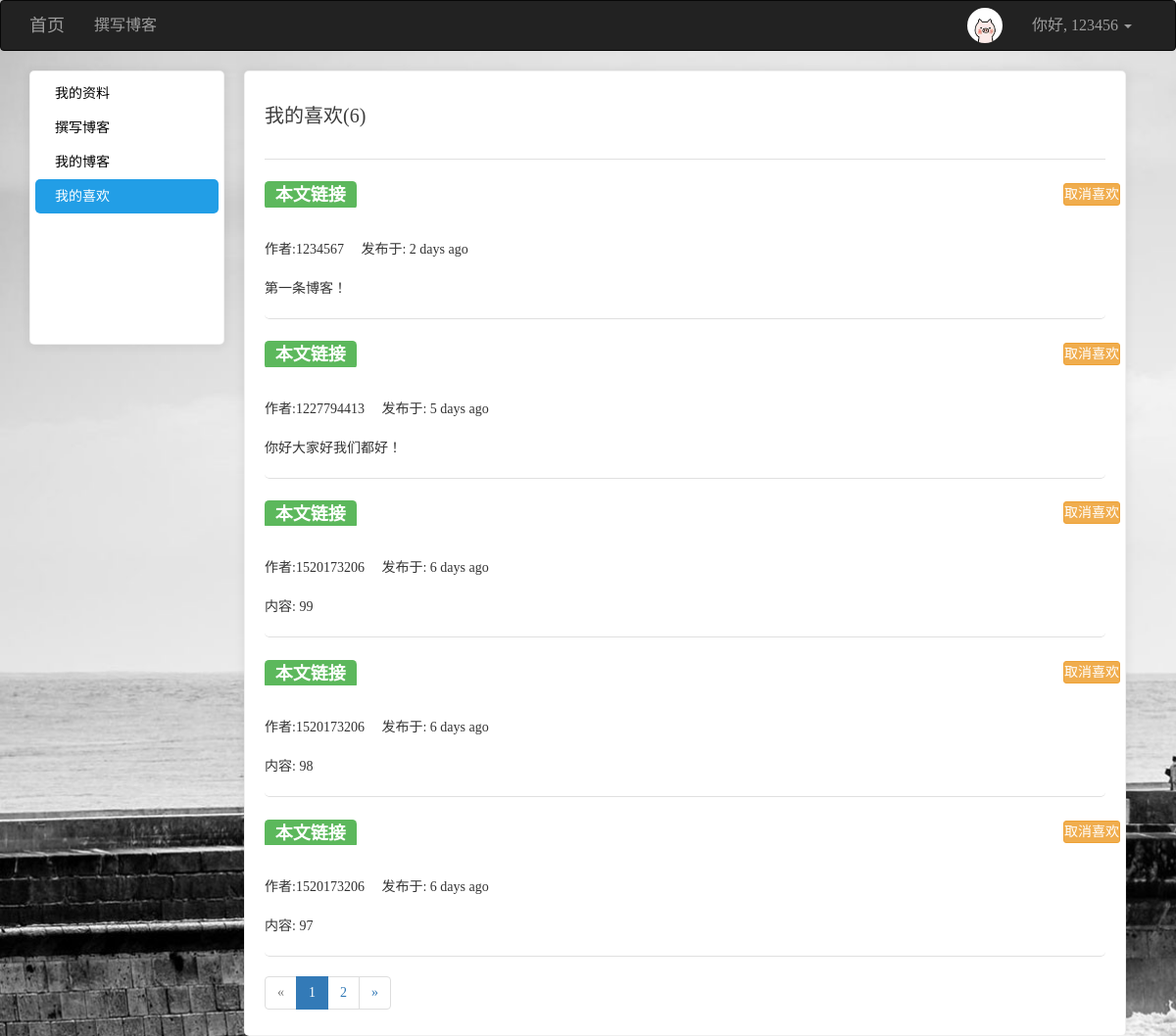
Page /user/my_fav/123456 (signed in) on the committed database.
### app/models/users.py (models this page shows, shortened)
class User(UserMixin, db.Model):
    __tablename__ = 'users'
    id = db.Column(db.Integer, primary_key=True)
    username = db.Column(db.String(64), unique=True)
    password_hash = db.Column(db.String(128))
    email = db.Column(db.String(128), unique=True)
    confirmed = db.Column(db.Boolean, default=False)
    icon = db.Column(db.String(64), default='default.jpg')
    name = db.Column(db.String(64))
    location = db.Column(db.String(64))
    about_me = db.Column(db.Text())
    member_since = db.Column(db.DateTime(), default=datetime.utcnow)
    last_seen = db.Column(db.DateTime(), default=datetime.utcnow)
    posts = db.relationship('Posts', backref='user', lazy='dynamic', cascade='all, delete-orphan')
    favorites = db.relationship('Posts', secondary="collections", backref=db.backref('users', lazy='dynamic'), lazy='dynamic')
    comments = db.relationship('Comment', backref='user', lazy='dynamic', cascade='all, delete-orphan')
    @property
    def password(self):
        raise AttributeError('密码不可读')
    def is_favorite(self, pid):
        favorites = self.favorites.all()
        posts = list(filter(lambda p: p.id == pid, favorites))
        if len(posts) > 0:
            return True
        else:
            return False
    def ping(self):
        self.last_seen = datetime.utcnow()
        db.session.add(self)
        db.session.commit()

### app/models/posts.py (models this page shows, shortened)
class Posts(db.Model):
    __tablename__ = 'posts'
    id = db.Column(db.Integer, primary_key=True)
    rid = db.Column(db.Integer, index=True, default=0)
    content = db.Column(db.Text)
    timestamp = db.Column(db.DateTime, default=datetime.utcnow)
    uid = db.Column(db.Integer, db.ForeignKey('users.id', ondelete='CASCADE'))
    comments = db.relationship('Comment', backref='post', lazy='dynamic', cascade='all, delete-orphan')
    body_html = db.Column(db.Text)
    body_text = db.Column(db.Text)

### app/views/user.py (the view)
@user.route('/my_fav/<username>')
def my_fav(username):
    u = User.query.filter_by(username=username).first_or_404()
    page = request.args.get('page', 1, type=int)  # 用户想查看第几页
    pagination = u.favorites.order_by(Posts.timestamp.desc()).paginate(page, per_page=5, error_out=False)
    posts = pagination.items
    return render_template('user/myCollection.html', user=u, posts=posts, pagination=pagination)

### app/models/users.py (called while the page is built)
@loginmanager.user_loader
def user_loader(uid):
    return User.query.get(int(uid))

### app/views/user.py (called while the page is built)
@user.before_app_request
def before_request():
    if current_user.is_authenticated:
        current_user.ping()

### app/templates/user/myCollection.html (shortened to what this page needs)
{% extends 'commons/base.html' %}
{% from 'commons/macro.html' import pagination_show %}
{% block styles %}
    {{ super() }}
{% endblock %}
{% block page_content %}
    <div class="left_cont" style="background: white" >
        <ul>
            <li class="side1"><a href="{{ url_for('user.index', username=user.username) }}" class="aside">{% if current_user.username == user.username %}我{% else %}Ta{% endif %}的资料</a></li>
            {% if current_user.username == user.username %}
                <li class="side2"><a href="{{ url_for('posts.index') }}" class="aside">撰写博客</a></li>
            {% endif %}
            <li class="side3"><a href="{{ url_for('user.my_blog', username=user.username) }}">{% if current_user.username == user.username %}我{% else %}Ta{% endif %}的博客</a></li>
            <li class="side4"><a href="{{ url_for('user.my_fav', username=user.username) }}">{% if current_user.username == user.username %}我{% else %}Ta{% endif %}的喜欢</a></li>
        </ul>
    </div>
    <div class="right_cont" style="background: white; border: 1px solid rgba(0, 0, 0, .06); padding: 0 20px; box-shadow: 0 1px 10px 2px rgba(0, 0, 0, .06); border-radius: 5px">
        <h3>{% if current_user.username == user.username %}我{% else %}Ta{% endif %}的喜欢({{ user.favorites.count() }})</h3>
        <div class="book">
            <ul class=entries>
                {% for post in posts %}
                    <li>
                        <h1>
                            <a target="_blank" href="{{ url_for('posts.post_show', id=post.id) }}"><span class="label label-success">本文链接</span></a>
                        </h1>
                        {% if current_user.is_authenticated %}
                            {% if current_user.username != post.user.username %}
                                <span class="btn btn-warning btn-sm" style="font-size: 14px; padding: 0px; position: relative; left: 95%; top: -35px">
                                    <span class="collect" url="{{ url_for('posts.collect', pid=post.id) }}">
                                        {% if current_user.is_favorite(post.id) %}
                                            取消喜欢
                                        {% else %}
                                            喜欢
                                        {% endif %}
                                    </span>
                                </span>
                            {% endif %}
                        {% endif %}<br>
                        <span>作者:{{ post.user.username }}</span>&nbsp;&nbsp;&nbsp;&nbsp;&nbsp;<span>发布于: {{ moment(post.timestamp).fromNow() }}</span>
                        <p style="overflow: hidden; text-overflow: ellipsis; word-break: break-all">
                            {% if post.body_html %}
                                {{ post.body_text }}
                            {% else %}
                                {{ post.content }}
                            {% endif %}
                        </p>
                    </li>
                {% endfor %}
                {{ pagination_show(pagination,'user.my_fav',user.username) }}
            </ul>
        </div>
    </div>
{% endblock %}

### app/templates/commons/base.html (shortened to what this page needs)
{% extends 'bootstrap/base.html' %}
{% import 'bootstrap/wtf.html' as wtf %}
{% block navbar %}
    <nav class="navbar navbar-inverse" style="-webkit-user-select: none; font-size: 16px;">
        <div class="container">
            <div class="navbar-header">
                <a class="navbar-brand" href="{{ url_for('main.index') }}">首页</a>
            </div>
            <div class="collapse navbar-collapse">
                <ul class="nav navbar-nav">
                    {% if current_user.is_authenticated %}
                        <li><a href="{{ url_for('posts.index') }}">撰写博客</a></li>
                    {% endif %}
                </ul>
                <ul class="nav navbar-nav navbar-right">
                    {% if current_user.is_authenticated %}
                        <li>
                            <a href="{{ url_for('user.index', username=current_user.username) }}">
                                <img style="width: 36px; height: 36px; border-radius: 50%; float: left; margin-top: -8px" src="{{ url_for('static', filename='uploads/' + current_user.icon) }}" alt="...">
                            </a>
                        </li>
                        <li class="dropdown">
                            <a href="#" class="dropdown-toggle" data-toggle="dropdown" role="button" aria-haspopup="true"
                               aria-expanded="false">你好, {{ current_user.username }} <span class="caret"></span></a>
                        </li>
                    {% else %}
                        <li><a href="{{ url_for('user.register') }}">注册</a></li>
                        <li><a href="{{ url_for('user.login') }}">登录</a></li>
                    {% endif %}
                </ul>
            </div>
        </div>
    </nav>
{% endblock %}
{% block content %}
    <div class="container">
        {% block page_content %}
        {% endblock %}
    </div>
{% endblock %}
{% block styles %}
    {{ super() }}
{% endblock %}

### app/templates/commons/base.html (style rules this page uses)
body { font-family: "田氏宋体旧字形"; -webkit-user-select: none; background-image: url(/images/1214885.jpg); -webkit-background-size: cover; -o-background-size: cover; background-size: cover; z-index: -2; }

### app/templates/user/myCollection.html (style rules this page uses)
.left_cont { width: 199px;height:280px;float: left; border: 1px solid rgba(0, 0, 0, .06); padding: 5px; box-shadow: 0 1px 10px 2px rgba(0, 0, 0, .06); border-radius: 5px }
.right_cont { width: 900px;margin: 0 20px; margin-bottom: 30px; display: inline-block }
h3 { font-size: 20px;color: #3d3d3d;height: 90px;line-height: 90px;border-bottom: 1px solid #e0e0e0;margin: 0; }
li, ul { padding: 0;margin: 0;list-style: none; border-radius: 5px }
.side1 a,.side2 a,.side3 a,.side4 a { font-size: 14px; color: black;display: inline-block;height: 35px;line-height: 35px;width: 100%; padding-left: 20px }
.side4 { background-color: #229EE6; }
.side4 a { color: white; }
.book { width: 100%; display: inline-block }
.book h1 { font-size: 24px;line-height: 1.2em; }
.book li { width: 100%; border-bottom: 1px solid #e0e0e0; margin-top: 20px }
h1 a { color: #428bca;text-decoration: none;display: -webkit-box;-webkit-box-orient: vertical;-webkit-line-clamp: 2;overflow: hidden; }
p { margin:20px 0 20px 0;display: -webkit-box;-webkit-box-orient: vertical;-webkit-line-clamp: 3;overflow: hidden; }

### rows in the picture
User: icon (picture), username "123456"
Posts: shows "取消喜欢", user.username "1234567", timestamp "2 days ago", body_text "第一条博客！"
Posts: shows "取消喜欢", user.username "1227794413", timestamp "5 days ago", content "你好大家好我们都好！"
Posts: shows "取消喜欢", user.username "1520173206", timestamp "6 days ago", content "内容: 99"
Posts: shows "取消喜欢", user.username "1520173206", timestamp "6 days ago", content "内容: 98"
Posts: shows "取消喜欢", user.username "1520173206", timestamp "6 days ago", content "内容: 97"

### other values in the picture
{{ user.favorites.count() }} "6"
{{ p }} "1"
{{ p }} "2"
